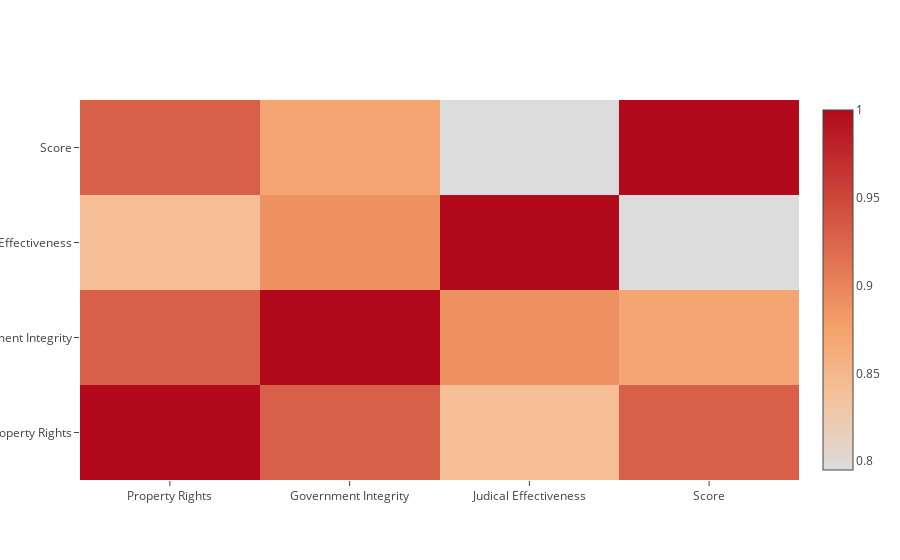

The cell this chart's notebook holds for it:
### Markdown cell above
**Analyzing the correlation between the score and the regulatory efficiency parameters:**
* High correlation between score with business and monetary freedom.

### Code cell
visualizers_1.visualize_feature_correlation(countries_involved_data,rule_of_law_data)

### Figure 1 — Plotly figure (JSON) as saved in the notebook; plotly's stock layout.template omitted (floating-point values rounded to 4 significant figures)
{"data": [{"colorscale": "Reds", "type": "heatmap", "x": ["Property Rights", "Government Integrity", "Judical Effectiveness", "Score"], "y": ["Property Rights", "Government Integrity", "Judical Effectiveness", "Score"], "z": [[1, 0.9296, 0.8413, 0.9301], [0.9296, 1, 0.8891, 0.8708], [0.8413, 0.8891, 1, 0.795], [0.9301, 0.8708, 0.795, 1]]}], "layout": {}}
